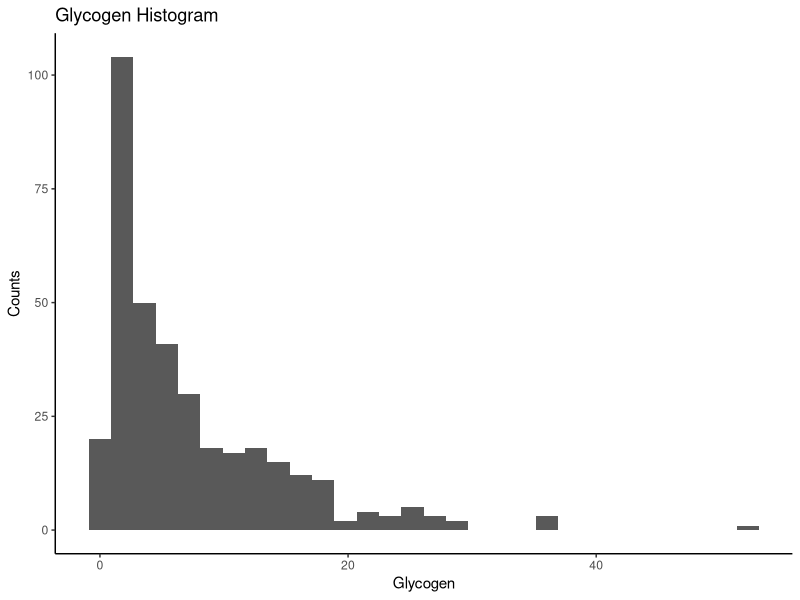
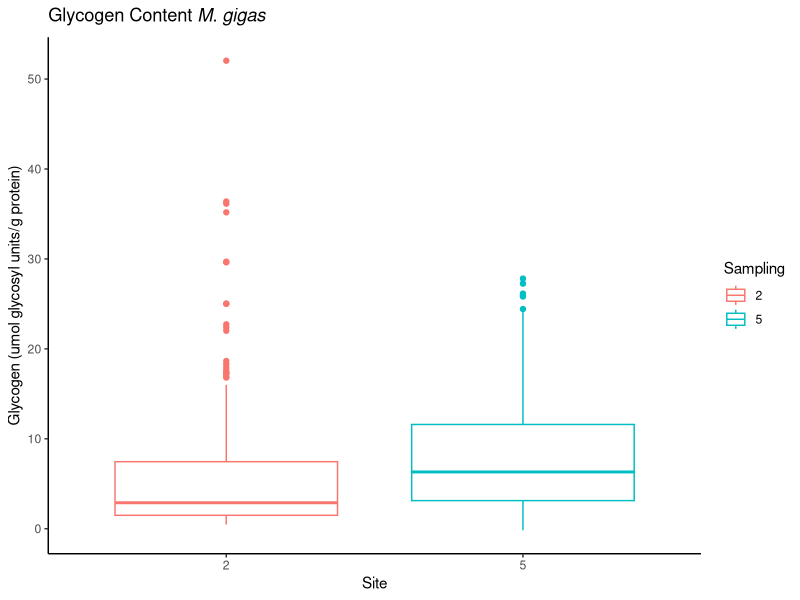
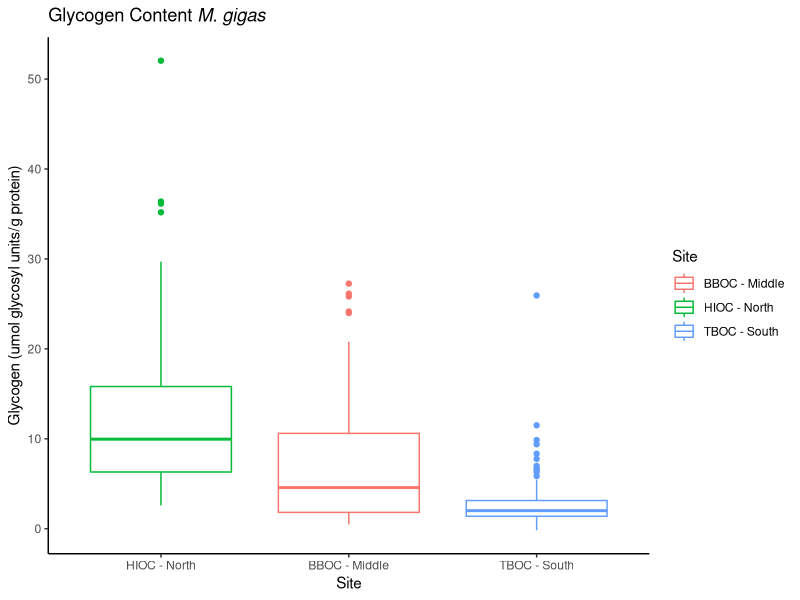
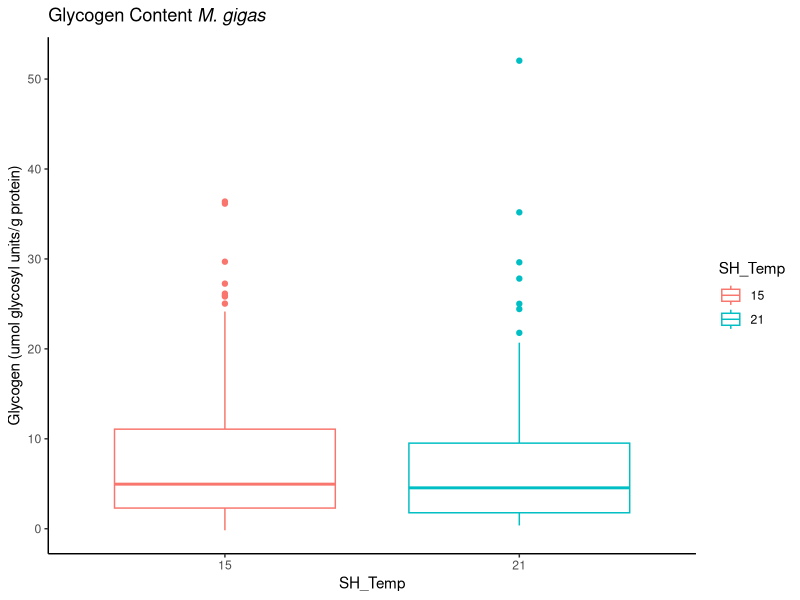
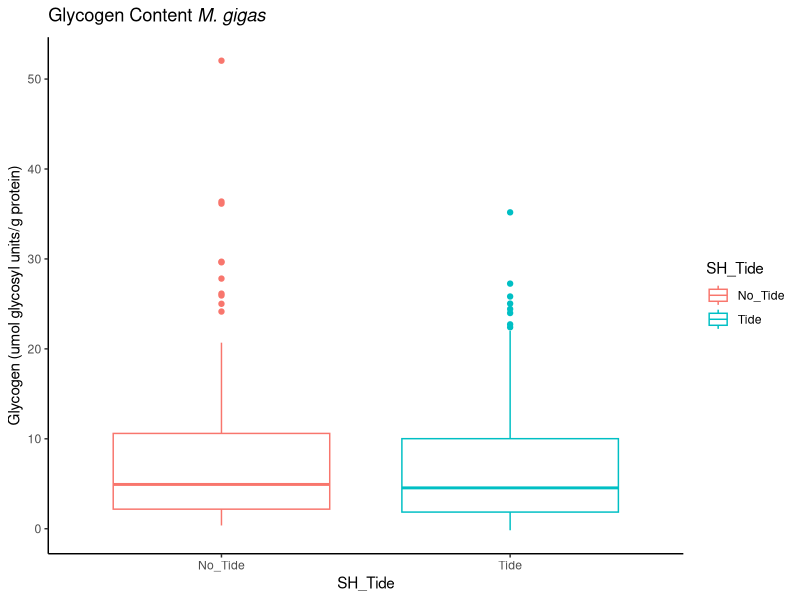
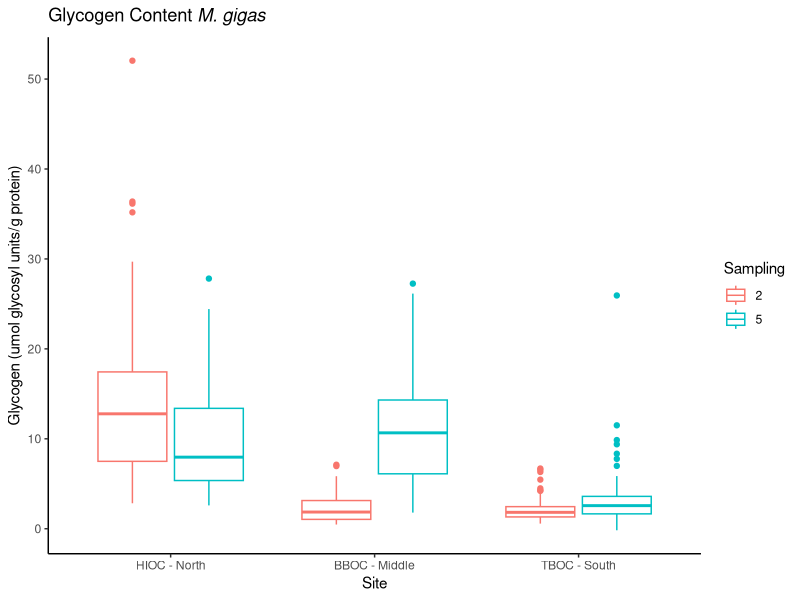
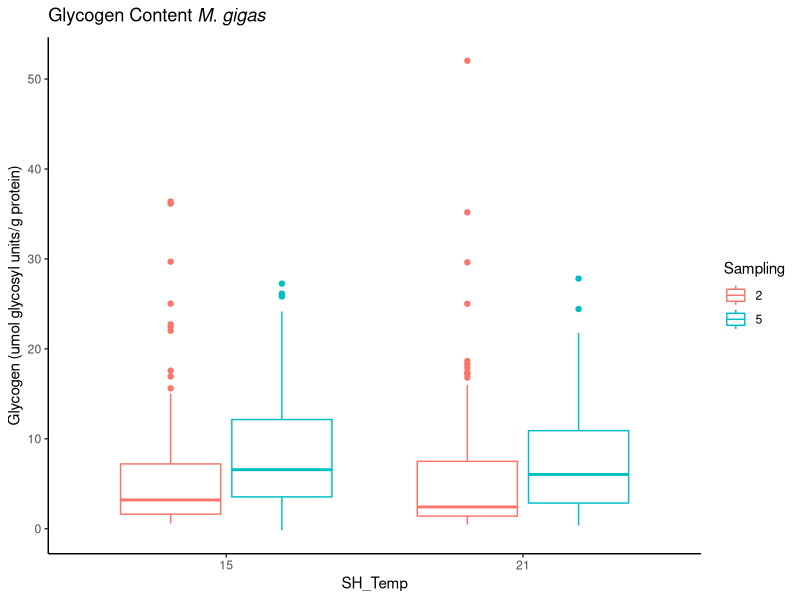
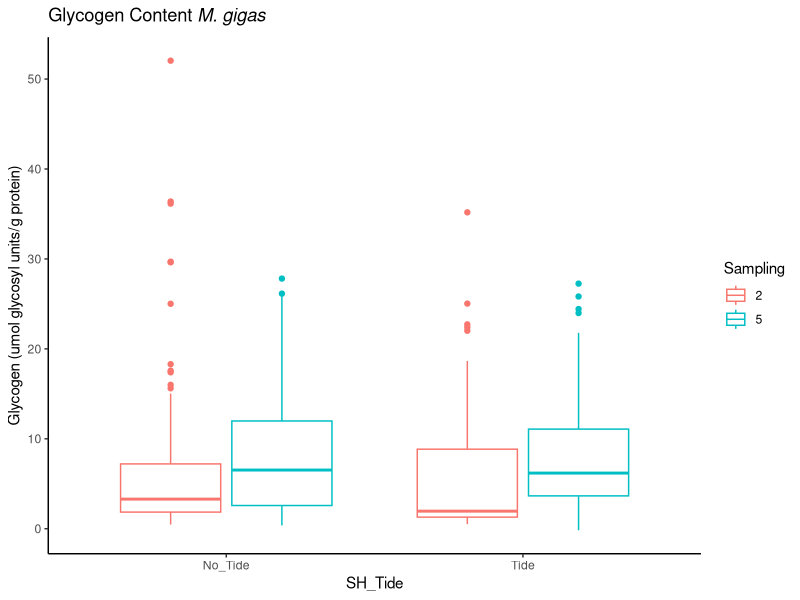

Generate these figures, in order, with R: (Note: this script raises an error after producing the figures.)
########## 2022 Glucose & Glycogen ==============

### load libraries
library(tidyverse)

Gly <- read_csv("data/Glycogen/2022/Glycogen2022.csv")
glimpse(Gly)
summary(Gly)
tail(Gly)
View(Gly)

#### Omit NAs=========

#### now remove NAs from data sheet
colSums(is.na(Gly)) ## Glycogen content: 1

### Change data type
Gly$Sampling <- as.character(Gly$Sampling) ## make Sampling a character
is.character(Gly$Sampling) ## True

Gly$SH_Temp <- as.character(Gly$SH_Temp) ## make Sampling a character
is.character(Gly$SH_Temp) ## True


## omit Notes column which is all NAs / info
Gly2 <- Gly %>% 
  filter(!is.na(Glycogen)) # omit the 93 NAs in CI
colSums(is.na(Gly2)) ## All NAs under CI

#histogram of all glycogen
ggplot(Gly2, aes(Glycogen)) +
  geom_histogram() +
  theme_classic() +
  scale_fill_brewer(palette = "RdYlBu", direction = -1) +
  labs(title = "Glycogen Histogram",
       x = "Glycogen",
       y = "Counts")

HighGly <- filter(Gly2, Glycogen > 20)
nrow(HighGly) #23

#### Figures, Mean, SD, SE =====

#### No Grouping ====


AllStats <- Gly2 %>%
  summarize(
    MeanGly = mean(Glycogen),
    SD_Gly = sd(Glycogen),
    SE_Gly = SD_Gly/sqrt(n()))

AllStats

#### By Sampling ====

Sampling.Stats <- Gly2 %>%
  group_by(Sampling) %>% 
  summarize(
    MeanGly = mean(Glycogen),
    SD_Gly = sd(Glycogen),
    SE_Gly = SD_Gly/sqrt(n()))

Sampling.Stats

## plot
Plot.SamplingStats <- ggplot(Gly2, aes(x = Sampling, y = Glycogen, color = Sampling)) +
  geom_boxplot() +
  theme_classic() +
  #scale_fill_manual(values=c("#4575B4", "#FDAE61")) +
  labs(title=expression(paste("Glycogen Content ", italic("M. gigas"))), 
       x = "Site", 
       y = "Glycogen (umol glycosyl units/g protein)")

Plot.SamplingStats

#### By Site ====

Site.Stats <- Gly2 %>%
  group_by(Site) %>% 
  summarize(
    MeanGly = mean(Glycogen),
    SD_Gly = sd(Glycogen),
    SE_Gly = SD_Gly/sqrt(n()))

Site.Stats

## plot

Plot.Site <- ggplot(Gly2, aes(x = factor(Site, c("HIOC - North", "BBOC - Middle", "TBOC - South")), y = Glycogen, color = Site)) +
  geom_boxplot() +
  theme_classic() +
  #scale_fill_manual(values=c("#4575B4", "#FDAE61")) +
  labs(title=expression(paste("Glycogen Content ", italic("M. gigas"))), 
       x = "Site", 
       y = "Glycogen (umol glycosyl units/g protein)")

Plot.Site

#### By SH_Temp ====

SH_Temp.Stats <- Gly2 %>%
  group_by(SH_Temp) %>% 
  summarize(
    MeanGly = mean(Glycogen),
    SD_Gly = sd(Glycogen),
    SE_Gly = SD_Gly/sqrt(n()))

SH_Temp.Stats

## plot

Plot.SH_Temp <- ggplot(Gly2, aes(x = SH_Temp, y = Glycogen, color = SH_Temp)) +
  geom_boxplot() +
  theme_classic() +
  #scale_fill_manual(values=c("#4575B4", "#FDAE61")) +
  labs(title=expression(paste("Glycogen Content ", italic("M. gigas"))), 
       x = "SH_Temp", 
       y = "Glycogen (umol glycosyl units/g protein)")

Plot.SH_Temp


#### By SH_Tide ====

SH_Tide.Stats <- Gly2 %>%
  group_by(SH_Tide) %>% 
  summarize(
    MeanGly = mean(Glycogen),
    SD_Gly = sd(Glycogen),
    SE_Gly = SD_Gly/sqrt(n()))

SH_Tide.Stats

## plot

Plot.SH_Tide <- ggplot(Gly2, aes(x = SH_Tide, y = Glycogen, color = SH_Tide)) +
  geom_boxplot() +
  theme_classic() +
  #scale_fill_manual(values=c("#4575B4", "#FDAE61")) +
  labs(title=expression(paste("Glycogen Content ", italic("M. gigas"))), 
       x = "SH_Tide", 
       y = "Glycogen (umol glycosyl units/g protein)")

Plot.SH_Tide

#### By Sampling, Site ====

Sampling_Site.Stats <- Gly2 %>%
  group_by(Sampling, Site) %>% 
  summarize(
    MeanGly = mean(Glycogen),
    SD_Gly = sd(Glycogen),
    SE_Gly = SD_Gly/sqrt(n()))

Sampling_Site.Stats

## plot

Plot.Sampling_Site <- ggplot(Gly2, aes(x = factor(Site, c("HIOC - North", "BBOC - Middle", "TBOC - South")), y = Glycogen, color = Sampling)) +
  geom_boxplot() +
  theme_classic() +
  #scale_fill_manual(values=c("#4575B4", "#FDAE61")) +
  labs(title=expression(paste("Glycogen Content ", italic("M. gigas"))), 
       x = "Site", 
       y = "Glycogen (umol glycosyl units/g protein)")

Plot.Sampling_Site

#### By Sampling, SH_Temp ====

Sampling_Temp.Stats <- Gly2 %>%
  group_by(Sampling, SH_Temp) %>% 
  summarize(
    MeanGly = mean(Glycogen),
    SD_Gly = sd(Glycogen),
    SE_Gly = SD_Gly/sqrt(n()))

Sampling_Temp.Stats

## plot

Plot.Sampling_Temp <- ggplot(Gly2, aes(x = SH_Temp, y = Glycogen, color = Sampling)) +
  geom_boxplot() +
  theme_classic() +
  #scale_fill_manual(values=c("#4575B4", "#FDAE61")) +
  labs(title=expression(paste("Glycogen Content ", italic("M. gigas"))), 
       x = "SH_Temp", 
       y = "Glycogen (umol glycosyl units/g protein)")

Plot.Sampling_Temp


#### By Sampling, SH_Tide ====

Sampling_Tide.Stats <- Gly2 %>%
  group_by(Sampling, SH_Tide) %>% 
  summarize(
    MeanGly = mean(Glycogen),
    SD_Gly = sd(Glycogen),
    SE_Gly = SD_Gly/sqrt(n()))

Sampling_Tide.Stats

## plot

Plot.Sampling_Tide <- ggplot(Gly2, aes(x = SH_Tide, y = Glycogen, color = Sampling)) +
  geom_boxplot() +
  theme_classic() +
  #scale_fill_manual(values=c("#4575B4", "#FDAE61")) +
  labs(title=expression(paste("Glycogen Content ", italic("M. gigas"))), 
       x = "SH_Tide", 
       y = "Glycogen (umol glycosyl units/g protein)")

Plot.Sampling_Tide

#### By Site, SH_Temp ====

Site_Temp.Stats <- Gly2 %>%
  group_by(Site, SH_Temp) %>% 
  summarize(
    MeanGly = mean(Glycogen),
    SD_Gly = sd(Glycogen),
    SE_Gly = SD_Gly/sqrt(n()))

Site_Tide.Stats

## plot

Plot.Site_Temp <- ggplot(Gly2, aes(x = SH_Temp, y = Glycogen, color = factor(Site, c("HIOC - North", "BBOC - Middle", "TBOC - South")))) +
  geom_boxplot() +
  theme_classic() +
  #scale_fill_manual(values=c("#4575B4", "#FDAE61")) +
  labs(title=expression(paste("Glycogen Content ", italic("M. gigas"))), 
       x = "SH_Temp", 
       y = "Glycogen (umol glycosyl units/g protein)")

Plot.Site_Temp

#### By Site, SH_Tide ====

Site_Tide.Stats <- Gly2 %>%
  group_by(Site, SH_Tide) %>% 
  summarize(
    MeanGly = mean(Glycogen),
    SD_Gly = sd(Glycogen),
    SE_Gly = SD_Gly/sqrt(n()))

Site_Tide.Stats

## plot

Plot.Site_Tide <- ggplot(Gly2, aes(x = SH_Tide, y = Glycogen, color = factor(Site, c("HIOC - North", "BBOC - Middle", "TBOC - South")))) +
  geom_boxplot() +
  theme_classic() +
  #scale_fill_manual(values=c("#4575B4", "#FDAE61")) +
  labs(title=expression(paste("Glycogen Content ", italic("M. gigas"))), 
       x = "SH_Tide", 
       y = "Glycogen (umol glycosyl units/g protein)")

Plot.Site_Tide

#### SH_Temp, SH_Tide ====

Temp_Tide.Stats <- Gly2 %>%
  group_by(SH_Temp, SH_Tide) %>% 
  summarize(
    MeanGly = mean(Glycogen),
    SD_Gly = sd(Glycogen),
    SE_Gly = SD_Gly/sqrt(n()))

Temp_Tide.Stats

## plot

Plot.Temp_Tide <- ggplot(Gly2, aes(x = SH_Temp, y = Glycogen, color = SH_Tide)) +
  geom_boxplot() +
  theme_classic() +
  #scale_fill_manual(values=c("#4575B4", "#FDAE61")) +
  labs(title=expression(paste("Glycogen Content ", italic("M. gigas"))), 
       x = "SH_Temp", 
       y = "Glycogen (umol glycosyl units/g protein)")

Plot.Temp_Tide

#### Sampling, Site, SH_Temp ====

Sampling_Site_Temp.Stats <- Gly2 %>%
  group_by(Sampling, Site, SH_Temp) %>% 
  summarize(
    MeanGly = mean(Glycogen),
    SD_Gly = sd(Glycogen),
    SE_Gly = SD_Gly/sqrt(n()))

Sampling_Site_Temp.Stats

## plot

Plot.Sampling_Site_Temp <- ggplot(Gly2, aes(x = SH_Temp, y = Glycogen, color = factor(Site, c("HIOC - North", "BBOC - Middle", "TBOC - South")))) +
  facet_wrap(~Sampling) +
  geom_boxplot() +
  theme_classic() +
  #scale_fill_manual(values=c("#4575B4", "#FDAE61")) +
  labs(title=expression(paste("Glycogen Content ", italic("M. gigas"))), 
       x = "SH_Temp", 
       y = "Glycogen (umol glycosyl units/g protein)")

Plot.Sampling_Site_Temp

#### Sampling, Site, SH_Tide ====

Sampling_Site_Tide.Stats <- Gly2 %>%
  group_by(Sampling, Site, SH_Tide) %>% 
  summarize(
    MeanGly = mean(Glycogen),
    SD_Gly = sd(Glycogen),
    SE_Gly = SD_Gly/sqrt(n()))

Sampling_Site_Tide.Stats

## plot

Plot.Sampling_Site_Tide <- ggplot(Gly2, aes(x = SH_Tide, y = Glycogen, color = factor(Site, c("HIOC - North", "BBOC - Middle", "TBOC - South")))) +
  facet_wrap(~Sampling) +
  geom_boxplot() +
  theme_classic() +
  #scale_fill_manual(values=c("#4575B4", "#FDAE61")) +
  labs(title=expression(paste("Glycogen Content ", italic("M. gigas"))), 
       x = "SH_Tide", 
       y = "Glycogen (umol glycosyl units/g protein)")

Plot.Sampling_Site_Tide

#### Sampling, SH_Temp, SH_Tide ====

Sampling_Temp_Tide.Stats <- Gly2 %>%
  group_by(Sampling, SH_Temp, SH_Tide) %>% 
  summarize(
    MeanGly = mean(Glycogen),
    SD_Gly = sd(Glycogen),
    SE_Gly = SD_Gly/sqrt(n()))

Sampling_Temp_Tide.Stats

## plot

Plot.Sampling_Temp_Tide <- ggplot(Gly2, aes(x = SH_Temp, y = Glycogen, color = Sampling)) +
  facet_wrap(~SH_Tide) +
  geom_boxplot() +
  theme_classic() +
  #scale_fill_manual(values=c("#4575B4", "#FDAE61")) +
  labs(title=expression(paste("Glycogen Content ", italic("M. gigas"))), 
       x = "SH_Temp", 
       y = "Glycogen (umol glycosyl units/g protein)")

Plot.Sampling_Temp_Tide

#### Site, SH_Temp, SH_Tide ====

Site_Temp_Tide.Stats <- Gly2 %>%
  group_by(Site, SH_Temp, SH_Tide) %>% 
  summarize(
    MeanGly = mean(Glycogen),
    SD_Gly = sd(Glycogen),
    SE_Gly = SD_Gly/sqrt(n()))

Site_Temp_Tide.Stats

## plot

Plot.Site_Temp_Tide <- ggplot(Gly2, aes(x = SH_Temp, y = Glycogen, color = factor(Site, c("HIOC - North", "BBOC - Middle", "TBOC - South")))) +
  facet_wrap(~SH_Tide) +
  geom_boxplot() +
  theme_classic() +
  #scale_fill_manual(values=c("#4575B4", "#FDAE61")) +
  labs(title=expression(paste("Glycogen Content ", italic("M. gigas"))), 
       x = "SH_Temp", 
       y = "Glycogen (umol glycosyl units/g protein)")

Plot.Site_Temp_Tide



#### All Grouping: Sampling, Site, SH_Temp, SH_Tide ====

Stats_Samp_Site_Temp_Tide <- Gly2 %>%
  group_by(Sampling, Site, SH_Temp, SH_Tide) %>% 
  summarize(
    MeanGly = mean(Glycogen),
    SD_Gly = sd(Glycogen),
    SE_Gly = SD_Gly/sqrt(n()))

Stats_Samp_Site_Temp_Tide

## All Stats Plot

Plot.AllStats <- ggplot(Gly2, aes(x = factor(Site, c("HIOC - North", "BBOC - Middle", "TBOC - South")), y = Glycogen, color = Sampling)) +
  geom_boxplot() +
  facet_grid(SH_Temp ~ SH_Tide) +
  theme_classic() +
  #scale_fill_manual(values=c("#4575B4", "#FDAE61")) +
  labs(title=expression(paste("Glycogen Content ", italic("M. gigas"))), 
       x = "Site", 
       y = "Glycogen (umol glycosyl units/g protein)")

Plot.AllStats
